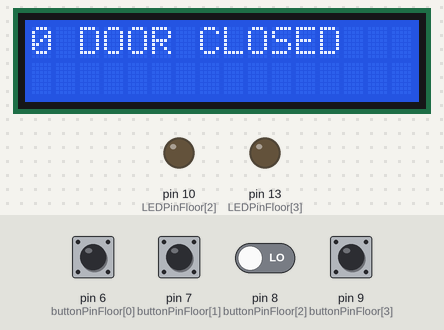
The sketch below on a simulated Arduino Uno, built with avr-gcc and run on an emulated ATmega328P. On the bench: 16×2 character LCD, output pins drawn as LEDs (lit = HIGH). Inputs (shaded band) come from the test bench; at power-on: pin 6 (buttonPinFloor[0]), pin 7 (buttonPinFloor[1]), pin 8 (buttonPinFloor[2]), pin 9 (buttonPinFloor[3]) LOW. Pins used as bus, display or sensor lines are not drawn.

Above: at 1.7 s.
1.8 s: pin 6 (buttonPinFloor[0]) pulled HIGH for 1.4 s
At 2.7 s:
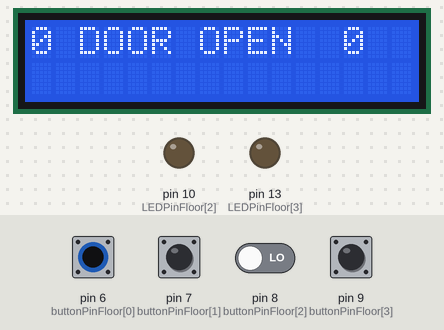
6.8 s: pin 7 (buttonPinFloor[1]) pulled HIGH for 1.4 s
At 9.2 s:
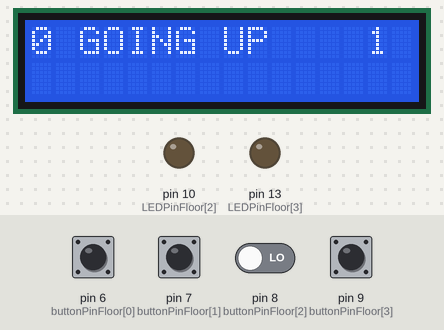
12.5 s: pin 6 (buttonPinFloor[0]) driven HIGH and pin 8 (buttonPinFloor[2]) driven HIGH
At 17.5 s:
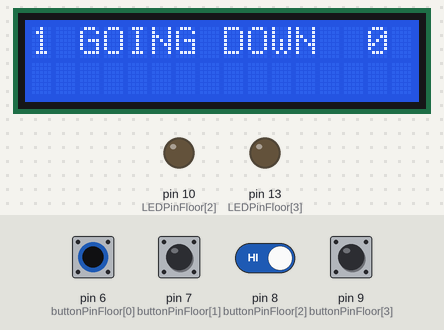
Timing chart, 0 to 19.0 s (numbered marks = the images above; inputs shaded):
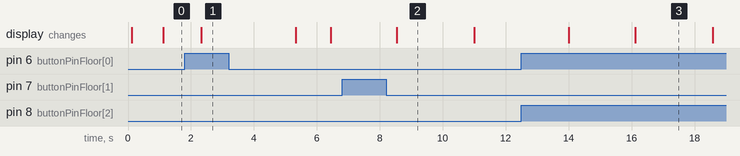

The sketch:

elevator_v02.ino
```cpp
// include the library code:
#include <LiquidCrystal.h>

// initialize the library with the numbers of the interface pins
LiquidCrystal lcd(12, 11, 5, 4, 3, 2);

// To Set Debug Print On (1) / Off (0)
#define DEBUG 0

// Set the total num of floors.
#define TOTAL_FLOORS 4
// Initialize with Button Pin.
const int buttonPinFloor[TOTAL_FLOORS] = {6, 7, 8, 9};
// Initialize with `current floor` indicating LED.
const int LEDPinFloor[TOTAL_FLOORS] = {0, 1, 10, 13};
// Stores the requests from floors.
bool request_array[TOTAL_FLOORS];

// Stores the current floor.
int current_floor_ = 0;
// Stores the last floor.
int prev_floor_ = 0;

// Stores the time at which the lift was at last floor.
// Since there is no position feedback from lift, a timer
// is used to check if the lift has reached it's
// destination.
unsigned long time_last_floor_;

// Assumed time taken by the lift to travel 1 floor (up or down).
const int floor_to_floor_time = 3000;

// Enum is not supported in Arduino, so using define.
// Stores the state of the lift.
#define STOP 0
#define UP 1
#define DOWN 2
#define GATE_OPEN 3

int state = STOP;

void setup()
{
  Serial.begin(9600);

  // set up the LCD's number of columns and rows:
  lcd.begin(16, 2);
  // Print a message to the LCD.
  lcd.print("Initiating Program");
  delay(50);
  // Initialize request array.
  for (int i = 0; i < TOTAL_FLOORS; ++i)
  {
    pinMode(buttonPinFloor[i], INPUT);
    pinMode(LEDPinFloor[i], OUTPUT);
    request_array[i] = false;
  }

  current_floor_ = 0;
  digitalWrite(LEDPinFloor[current_floor_], HIGH);

  prev_floor_ = 0;
  time_last_floor_ = 0;
  state = STOP;

  lcd.clear();
}


void loop() {

  if (state == STOP) {
    delay(1000);
    time_last_floor_ = millis();
  }

  UpdateRequestArrray(request_array);

  int target_floor = -1, offset = -1;
  GetNextTargetInDirection(request_array, current_floor_, state, target_floor, offset);

  if (millis() - time_last_floor_ > floor_to_floor_time) {
    if (state == UP) {
      current_floor_ = current_floor_ + 1;
    } else if (state == DOWN) {
      current_floor_ = current_floor_ - 1;
    }

    digitalWrite(LEDPinFloor[current_floor_], HIGH);
    digitalWrite(LEDPinFloor[prev_floor_], LOW);
    delay(50);

    prev_floor_ = current_floor_;
    time_last_floor_ = millis();
  }

  if (target_floor != -1) {
    if (current_floor_ == target_floor) {
      request_array[target_floor] = false;

      state = STOP;
      delay(100);
      state = GATE_OPEN;
      LCDPrintInfo(current_floor_, state, target_floor);
      delay(3000);

      if (DEBUG) {
        Serial.print("Reached Floor ");
        Serial.print(target_floor);
        Serial.println(" ");
      }

      state = STOP;

      time_last_floor_ = millis();
    } else {
      // Keep moving in the dir.
      delay(1000);
    }
  }

  LCDPrintInfo(current_floor_, state, target_floor);
  delay(100);
}

void LCDPrintInfo(int current_floor, int state, int next_floor) {
  lcd.clear();
  lcd.setCursor(0, 0);
  lcd.print(current_floor);
  lcd.print(" ");

  if (state == STOP) {
    lcd.print("DOOR CLOSED ");
  } else if (state == UP) {
    lcd.print("GOING UP    ");
  } else if (state == DOWN) {
    lcd.print("GOING DOWN  ");
  } else {
    lcd.print("DOOR OPEN  ");
  }

  if (next_floor != -1) {
    lcd.print(next_floor);
  }
}


void UpdateRequestArrray(bool* request_array) {

  if (DEBUG) Serial.print("Request Floors: ");

  for (int i = 0; i < TOTAL_FLOORS; ++i) {
    if (digitalRead(buttonPinFloor[i]) == 1) {
      request_array[i] = true;
    }

    if (DEBUG && request_array[i]) {
      Serial.print(" ");
      Serial.print(i);
    }
  }
  if (DEBUG) Serial.println(" ");
}

int GetFirstElementInRequestArrayInDirection(bool *request_array,
    const int &state,
    const int &current_floor) {
  if (state == UP) {
    for (int i = current_floor; i < TOTAL_FLOORS; ++i) {
      if (request_array[i])
        return i;
    }
  }
  else if (state == DOWN) {
    for (int i = current_floor; i >= 0; --i) {
      if (request_array[i])
        return i;
    }
  }

  // If the current floor >= TOTAL_FLOOR - 1 && state == UP
  // or current floor == 0 && state == DOWN
  // or state == STOP
  // return -1.
  return -1;
}

int abs_(const int x) {
  return (x > 0 ? x : -x);
}

void GetNextTargetInDirection(bool *request_array,
                              int &current_floor,
                              int &state,
                              int &target_floor,
                              int &offset) {
  if (state == STOP) {
    int closest_floor_up =
      GetFirstElementInRequestArrayInDirection(
        request_array, UP, current_floor);
    int closest_floor_down =
      GetFirstElementInRequestArrayInDirection(
        request_array, DOWN, current_floor);

    if (closest_floor_up != -1 && closest_floor_down != -1) {
      if ((closest_floor_up - current_floor)
          < (current_floor - closest_floor_down)) {
        target_floor = closest_floor_up;
        state = UP;
        offset = closest_floor_up - current_floor;

        return;
      }
      else {
        target_floor = closest_floor_down;
        state = DOWN;
        offset = current_floor - closest_floor_down;

        return;
      }
    }
    else if (closest_floor_up != -1) {
      target_floor = closest_floor_up;
      state = UP;
      offset = closest_floor_up - current_floor;

      return;
    }
    else if (closest_floor_down != -1) {
      target_floor = closest_floor_down;
      state = DOWN;
      offset = current_floor - closest_floor_down;

      return;
    }
    else {
      target_floor = -1;
      state = STOP;
      offset = -1;

      return;
    }
  }
  else if (state == UP) {
    int closest_floor_up =
      GetFirstElementInRequestArrayInDirection(
        request_array, UP, current_floor);

    if (closest_floor_up != -1) {
      target_floor = closest_floor_up;
      state = UP;
      offset = closest_floor_up - current_floor;

      return;
    }
    else {
      target_floor = -1;
      state = STOP;
      offset = -1;

      return;
    }
  }
  else if (state == DOWN) {
    int closest_floor_down =
      GetFirstElementInRequestArrayInDirection(
        request_array, DOWN, current_floor);

    if (closest_floor_down != -1) {
      target_floor = closest_floor_down;
      state = DOWN;
      offset = current_floor - closest_floor_down;

      return;
    }
    else {
      target_floor = -1;
      state = STOP;
      offset = -1;

      return;
    }
  }

  return;
}
```

Measured:
- after the input at 1.8 s, the display: changes after 0.53 s (image 1)
- after the input at 6.8 s, the display: changes after 1.7 s (image 2)
- what the display in image 2 shows lasts 2.5 s, from 8.5 s to 11.0 s
